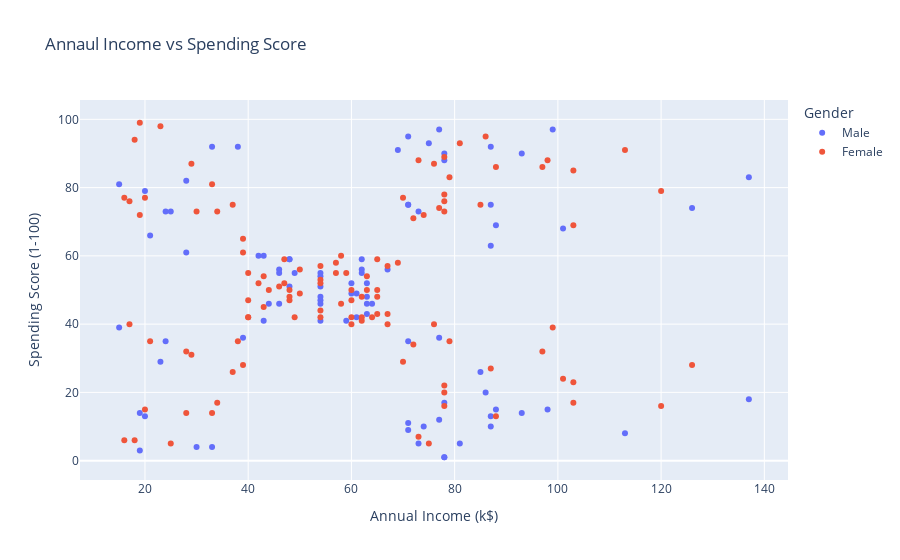

Notebook code cell kept with this figure:
### Code cell
fig = ply.scatter(file, 'Annual Income (k$)', 'Spending Score (1-100)', color='Gender', title="Annaul Income vs Spending Score")
fig.show()

### Figure 1 — Plotly figure (JSON) as saved in the notebook; plotly's stock layout.template omitted (floating-point values rounded to 4 significant figures)
{"data": [{"hovertemplate": "Gender=Male<br>Annual Income (k$)=%{x}<br>Spending Score (1-100)=%{y}<extra></extra>", "legendgroup": "Male", "marker": {"color": "#636efa", "symbol": "circle"}, "mode": "markers", "name": "Male", "orientation": "v", "showlegend": true, "type": "scatter", "x": [15, 15, 19, 19, 20, 20, 21, 23, 24, 24, 25, 28, 28, 30, 33, 33, 38, 39, 42, 43, 43, 44, 46, 46, 46, 48, 48, 48, 49, 54, 54, 54, 54, 54, 54, 54, 59, 60, 60, 61, 61, 62, 62, 62, 63, 63, 63, 63, 64, 67, 69, 71, 71, 71, 71, 71, 71, 73, 73, 74, 75, 77, 77, 77, 78, 78, 78, 78, 78, 81, 85, 86, 87, 87, 87, 87, 87, 88, 88, 93, 93, 98, 99, 101, 113, 126, 137, 137], "xaxis": "x", "y": [39, 81, 3, 14, 13, 79, 66, 29, 35, 73, 73, 82, 61, 4, 4, 92, 92, 36, 60, 60, 41, 46, 46, 56, 55, 51, 59, 59, 55, 47, 54, 48, 51, 55, 41, 46, 41, 49, 52, 42, 49, 59, 55, 56, 46, 43, 48, 52, 46, 56, 91, 35, 95, 11, 75, 9, 75, 5, 73, 10, 93, 12, 97, 36, 90, 17, 88, 1, 1, 5, 26, 20, 63, 13, 75, 10, 92, 15, 69, 14, 90, 15, 97, 68, 8, 74, 18, 83], "yaxis": "y"}, {"hovertemplate": "Gender=Female<br>Annual Income (k$)=%{x}<br>Spending Score (1-100)=%{y}<extra></extra>", "legendgroup": "Female", "marker": {"color": "#EF553B", "symbol": "circle"}, "mode": "markers", "name": "Female", "orientation": "v", "showlegend": true, "type": "scatter", "x": [16, 16, 17, 17, 18, 18, 19, 19, 20, 20, 21, 23, 25, 28, 28, 29, 29, 30, 33, 33, 34, 34, 37, 37, 38, 39, 39, 39, 40, 40, 40, 40, 42, 43, 43, 44, 46, 47, 47, 48, 48, 48, 49, 50, 50, 54, 54, 54, 54, 54, 57, 57, 58, 58, 59, 60, 60, 60, 60, 62, 62, 62, 63, 63, 64, 65, 65, 65, 65, 67, 67, 67, 69, 70, 70, 72, 72, 73, 73, 74, 75, 76, 76, 77, 78, 78, 78, 78, 78, 78, 78, 79, 79, 81, 85, 86, 87, 88, 88, 97, 97, 98, 99, 101, 103, 103, 103, 103, 113, 120, 120, 126], "xaxis": "x", "y": [6, 77, 40, 76, 6, 94, 72, 99, 15, 77, 35, 98, 5, 14, 32, 31, 87, 73, 14, 81, 17, 73, 26, 75, 35, 61, 28, 65, 55, 47, 42, 42, 52, 54, 45, 50, 51, 52, 59, 50, 48, 47, 42, 49, 56, 53, 52, 42, 44, 57, 58, 55, 60, 46, 55, 40, 42, 47, 50, 41, 48, 42, 50, 54, 42, 48, 50, 43, 59, 43, 57, 40, 58, 29, 77, 34, 71, 88, 7, 72, 5, 40, 87, 74, 22, 20, 76, 16, 89, 78, 73, 35, 83, 93, 75, 95, 27, 13, 86, 32, 86, 88, 39, 24, 17, 85, 23, 69, 91, 16, 79, 28], "yaxis": "y"}], "layout": {"legend": {"title": {"text": "Gender"}, "tracegroupgap": 0}, "title": {"text": "Annaul Income vs Spending Score"}, "xaxis": {"anchor": "y", "domain": [0, 1], "title": {"text": "Annual Income (k$)"}}, "yaxis": {"anchor": "x", "domain": [0, 1], "title": {"text": "Spending Score (1-100)"}}}}
